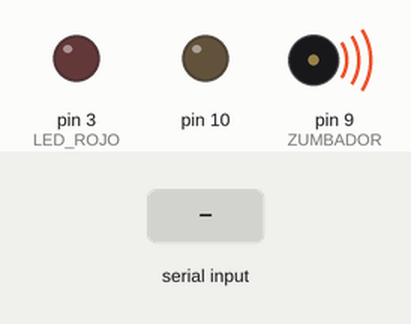
Recording of a sketch running on a simulated Arduino Uno, built with avr-gcc and run on an emulated ATmega328P. On the bench: output pins drawn as LEDs (lit = HIGH), buzzer (waves = sounding, pin HIGH). Inputs (shaded band) come from the test bench. Storage starts empty; what the sketch prints to the serial monitor is not drawn.

Above: at 0.1 s.
At 1.7 s:
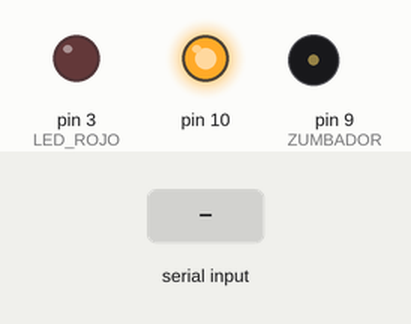
1.8 s: "c" received over Serial
At 2.05 s:
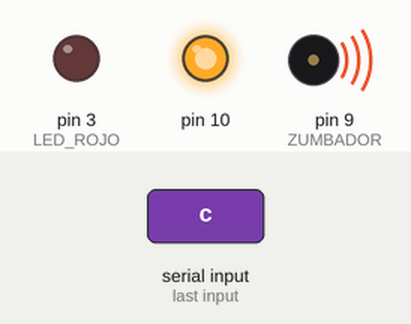
Timing chart, 0 to 4.8 s (numbered marks = the images above; inputs shaded):
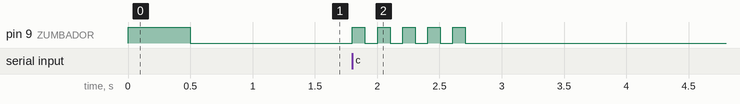

The sketch:

desencriptadora_pruebas.ino
```cpp
// Firmware para desencriptación
#include <SPI.h>
#include "SdFat.h"

#define SD_CS             8
#define LED_ROJO          3
#define PULSADOR          2
#define ZUMBADOR          9

SdFat SD;
File outFile;
char buffer2[]="datos.dat";

void beep(byte ct){
  for (byte i = 0; i < ct; i++){
      digitalWrite(ZUMBADOR, HIGH);
      delay(100);
      digitalWrite(ZUMBADOR, LOW);
      delay(100);
  }
}


// ---------------------------------------------------------------------------


void setup(){
analogReference(DEFAULT);   //TIENE QUE SER LA PRIMERA INSTRUCCIÓN POR CUESTIONES INTERNAS DEL MICRO

Serial.begin(115200);
//set the CS as an output:
pinMode(SD_CS,OUTPUT);
pinMode(LED_ROJO, OUTPUT);
pinMode(ZUMBADOR, OUTPUT);
digitalWrite(ZUMBADOR, HIGH);
delay(500);
digitalWrite(ZUMBADOR, LOW);
// initialize SPI:
SPI.begin();
//Initialize SD Card
if (!SD.begin(SD_CS)){
  //Serial.println(F("Error de tarjeta SD!"));
  digitalWrite(ZUMBADOR, HIGH);
  delay(5000);
  digitalWrite(ZUMBADOR, LOW);
}
//Serial.println(F("Tarjeta SD detectada."));
//Serial.println(F("Listo"));
}

void loop(){
  byte dato;
  char caracter;

  if (Serial.available() > 0) {
      dato = Serial.read();
      if ( dato == 'c') {
          beep(1);
          outFile = SD.open(buffer2, O_READ);
          while (outFile.available()){
            digitalWrite(LED_ROJO, HIGH);
            caracter = outFile.read();
            Serial.print(caracter);
            digitalWrite(LED_ROJO, LOW);
          }
          outFile.close();
          beep(2);
          beep(2);
          Serial.print(F("#"));
          Serial.print(F("#"));
          Serial.print(F("#"));
      }
  }
}
```

Measured:
- after the input at 1.8 s, pin 9 (ZUMBADOR): alternates HIGH for 0.10 s and LOW for 0.10 s, 10 changes in all, then stays LOW, starting at once
